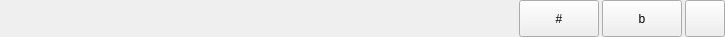
<?xml version="1.0" encoding="UTF-8"?>
<ui version="4.0">
 <class>ChordsPanel</class>
 <widget class="QWidget" name="ChordsPanel">
  <property name="geometry">
   <rect>
    <x>0</x>
    <y>0</y>
    <width>725</width>
    <height>37</height>
   </rect>
  </property>
  <property name="windowTitle">
   <string>Form</string>
  </property>
  <layout class="QHBoxLayout" name="horizontalLayout">
   <property name="spacing">
    <number>3</number>
   </property>
   <property name="leftMargin">
    <number>0</number>
   </property>
   <property name="topMargin">
    <number>0</number>
   </property>
   <property name="rightMargin">
    <number>0</number>
   </property>
   <property name="bottomMargin">
    <number>0</number>
   </property>
   <item>
    <widget class="ChordsWidget" name="chordsWidget" native="true">
     <property name="sizePolicy">
      <sizepolicy hsizetype="Preferred" vsizetype="Preferred">
       <horstretch>1</horstretch>
       <verstretch>0</verstretch>
      </sizepolicy>
     </property>
    </widget>
   </item>
   <item>
    <spacer name="horizontalSpacer">
     <property name="orientation">
      <enum>Qt::Horizontal</enum>
     </property>
     <property name="sizeHint" stdset="0">
      <size>
       <width>6</width>
       <height>20</height>
      </size>
     </property>
    </spacer>
   </item>
   <item>
    <widget class="QPushButton" name="buttonTransposeUp">
     <property name="sizePolicy">
      <sizepolicy hsizetype="Maximum" vsizetype="Expanding">
       <horstretch>0</horstretch>
       <verstretch>0</verstretch>
      </sizepolicy>
     </property>
     <property name="toolTip">
      <string>transpose up</string>
     </property>
     <property name="text">
      <string>#</string>
     </property>
    </widget>
   </item>
   <item>
    <widget class="QPushButton" name="buttonTransposeDown">
     <property name="sizePolicy">
      <sizepolicy hsizetype="Maximum" vsizetype="Expanding">
       <horstretch>0</horstretch>
       <verstretch>0</verstretch>
      </sizepolicy>
     </property>
     <property name="toolTip">
      <string>transpose down</string>
     </property>
     <property name="text">
      <string>b</string>
     </property>
    </widget>
   </item>
   <item>
    <widget class="QPushButton" name="buttonSendToChat">
     <property name="sizePolicy">
      <sizepolicy hsizetype="Maximum" vsizetype="Expanding">
       <horstretch>0</horstretch>
       <verstretch>0</verstretch>
      </sizepolicy>
     </property>
     <property name="toolTip">
      <string>send the chords to chat...</string>
     </property>
     <property name="text">
      <string/>
     </property>
    </widget>
   </item>
  </layout>
 </widget>
 <customwidgets>
  <customwidget>
   <class>ChordsWidget</class>
   <extends>QWidget</extends>
   <header>ChordsWidget.h</header>
   <container>1</container>
  </customwidget>
 </customwidgets>
 <resources/>
 <connections/>
</ui>
